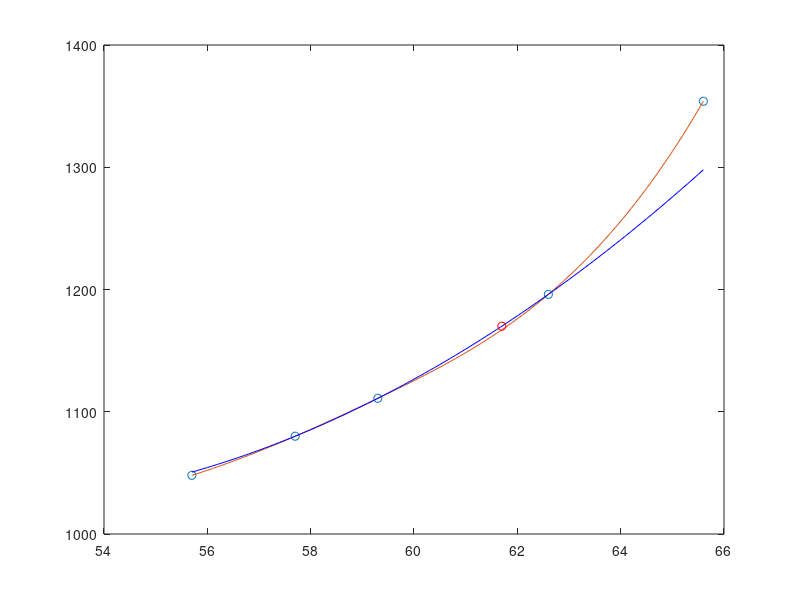

This chart was generated by the following MATLAB code:
clc; clear all; close all;

Deg = [55.7, 57.7, 59.3, 62.6, 65.6]';
Len_hour = [17, 18, 18, 19, 22]';
Len_min = [28, 0, 31, 56, 34]';
Len = zeros(1, length(Len_min));
for k = 1:length(Len_min)
    Len(k) = Len_hour(k)*60 + Len_min(k);
end
figure(1)
plot(Deg, Len, 'o')
xq = linspace(55.7, 65.6);
yq = spline(Deg, Len, xq);
hold on;
plot(xq, yq)
disp("Spline: " + spline(Deg, Len, 61.7))

t_v = [Deg(2), Deg(3), Deg(4)]';
p_v = [Len(2), Len(3), Len(4)]';

A = [1, t_v(1)-t_v(2), (t_v(1)-t_v(2))^2;
    1, t_v(2)-t_v(2), (t_v(2)-t_v(2))^2;
    1, t_v(3)-t_v(2), (t_v(3)-t_v(2))^2];
c = A \ p_v;
x = linspace(Deg(1), Deg(end));
quad = @(x) c(1) + c(2)*(x - t_v(2)) + c(3)*(x - t_v(2)).^2;
hold on;
plot(x, quad(x), 'b')
hold on;
plot(61.7, quad(61.7), 'ro')
disp("quad: " + quad(61.7))